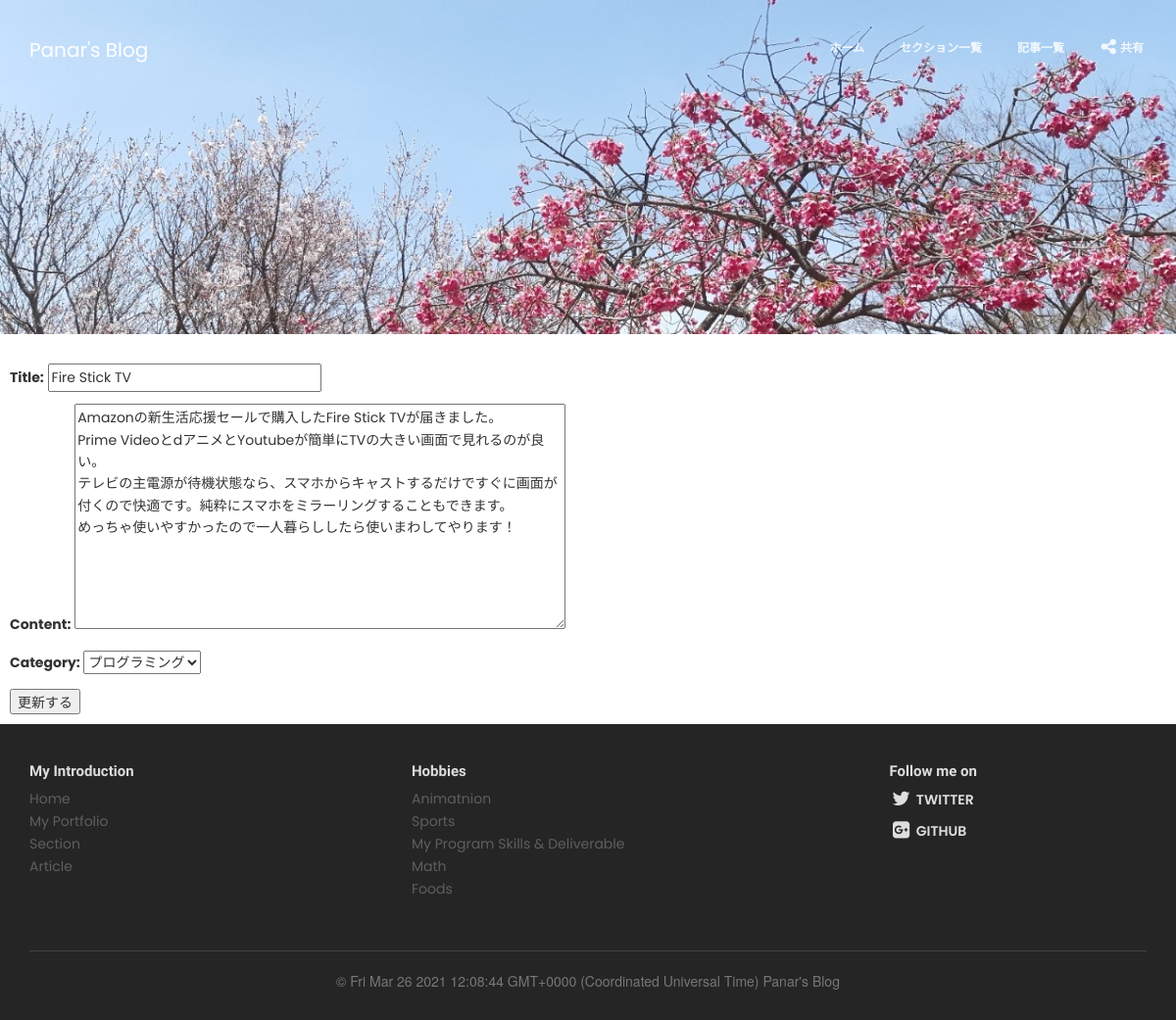
The app's page /update/9 with its own data.
### blogpost/models.py (models this page shows, shortened)
class BlogModel(models.Model):
    title = models.CharField(max_length=100)
    content = MDTextField()
    postdate = models.DateField(auto_now_add=True)
    editdate = models.DateField(auto_now=True)
    category = models.CharField(
        max_length=50,
        choices = CATEGORY
    )

### blogpost/views.py (the view)
# urls.py: path('update/<int:pk>', BlogUpdate.as_view(), name='update'),
class BlogUpdate(UpdateView):
    template_name = 'update.html'
    model = BlogModel
    fields = ( 'title', 'content', 'category')
    success_url = reverse_lazy('home')

### templates/update.html (shortened to what this page needs)
{% extends 'base.html' %}
{% block header %}
  <img src="../static/img/桜.jpg" class="img-fluid" style="max-width: 100%; , height: auto; ">
{% endblock header %}
{% block content %}
<form action="" method="POST" style="padding:10px;">{% csrf_token %}
{{ form.as_p }}
    <input type="submit" value="更新する">
</form>
{% endblock content %}

### records on screen
BlogModel: title "Fire Stick TV", content "Amazonの新生活応援セールで購入したFire Stick TVが届きました。 Prime VideoとdアニメとYoutubeが簡単にTVの大きい画面で見れるのが良い。 テレビの主電源が待機状態なら、スマホからキャストするだけですぐに画面が付くので快適です。純粋にスマホをミラーリングすることもできます。 めっちゃ使いやすかったので一人暮らししたら使いまわしてやります！", category "プログラミング"
